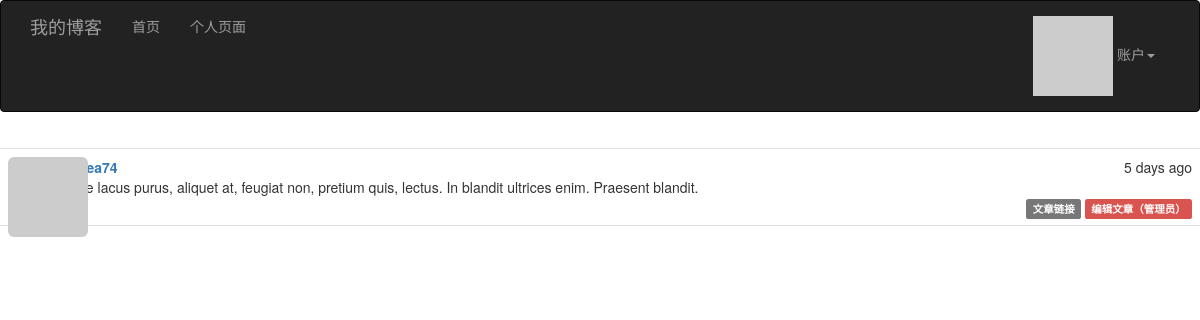
Page /post/2 (signed in) on the committed database.
### app/models.py (models this page shows, shortened)
class Post(db.Model):
    __tablename__ = 'posts'
    id = db.Column(db.Integer, primary_key=True)
    body = db.Column(db.Text)
    body_html = db.Column(db.Text)
    timestamp = db.Column(db.DateTime, index=True, default=datetime.utcnow)
    author_id = db.Column(db.Integer, db.ForeignKey('users.id'))

### app/main/views.py (the view)
@main.route('/post/<int:id>')
def post(id):
    post = Post.query.get_or_404(id)
    return render_template('post.html', posts=[post])

### app/auth/views.py (called while the page is built)
@auth.before_app_request
def before_request():
    if current_user.is_authenticated:
        current_user.ping()
        if not current_user.confirmed \
            and request.endpoint \
            and request.endpoint[:5] != 'auth.' \
            and request.endpoint != 'static':
            return redirect(url_for('auth.unconfirmed'))

### app/main/__init__.py (called while the page is built)
@main.app_context_processor
def inject_permissions():
    return dict(Permission=Permission)

### app/models.py (called while the page is built)
@login_manager.user_loader
def load_user(user_id):
    return User.query.get(int(user_id))

    def ping(self):
        self.last_seen = datetime.utcnow()
        db.session.add(self)

    def gravatar(self, size=100, default='identicon', rating='g'):
        if request.is_secure:
            url = 'http://secure.gravatar.com/avatar'
        else:
            url = 'http://www.gravatar.com/avatar'
        hash = self.avatar_hash or hashlib.md5(
            self.email.encode('utf-8')).hexdigest()
        return '{url}/{hash}?s={size}&d={default}&r={rating}'.format(
            url=url, hash=hash, size=size, default=default, rating=rating)

### app/templates/post.html (shortened to what this page needs)
{% extends "base.html" %}
{% block page_content %}
{% include '_posts.html' %}
{% endblock %}

### app/templates/_posts.html (shortened to what this page needs)
<ul class="posts">
    {% for post in posts %}
    <li class="post">
        <div class="profile-thumbnail">
            <a href="{{ url_for('.user', username=post.author.username) }}">
                <img class="img-rounded profile-thumbnail" src="{{ post.author.gravatar(size=40) }}">
            </a>
        </div>
        <div class="post-content">
            <div class="post-date">{{ moment(post.timestamp).fromNow() }}</div>
            <div class="post-author">
                <a href="{{ url_for('.user', username=post.author.username) }}">
                </a>
            </div>
            <div class="post-body">
                {% if post.body_html %}
                {{ post.body_html | safe }}
                {% else %}
                {{ post.body }}
                {% endif %}
            </div>
            <div class="post-footer">
                <a href="{{ url_for('.post', id=post.id) }}">
                    <span class="label label-default">文章链接</span>
                </a>
                {% if current_user == post.author %}
                <a href="{{ url_for('.edit', id=post.id) }}">
                    <span class="label label-primary">编辑文章</span>
                </a>
                {% elif current_user.is_administrator %}
                <a href="{{ url_for('.edit', id=post.id) }}">
                    <span class="label label-danger">编辑文章（管理员）</span>
                </a>
                {% endif %}
            </div>
        </div>
    </li>
    {% endfor %}
</ul>

### app/static/styles.css (style rules this page uses)
.profile-thumbnail { position: absolute; }
ul.posts { list-style-type: none; padding: 0px; margin: 16px 0px 0px 0px; border-top: 1px solid #e0e0e0; }
ul.posts li.post { padding: 8px; border-bottom: 1px solid #e0e0e0; }
div.post-date { float: right; }
div.post-author { font-weight: bold; }
div.post-content { margin-left: 48px; min-height: 48px; }
div.post-footer { text-align: right; }

### rows in the picture
Post: timestamp "5 days ago", body "Fusce lacus purus, aliquet at, feugiat non, pretium quis, lectus. In blandit ultrices enim. Praesent blandit."
